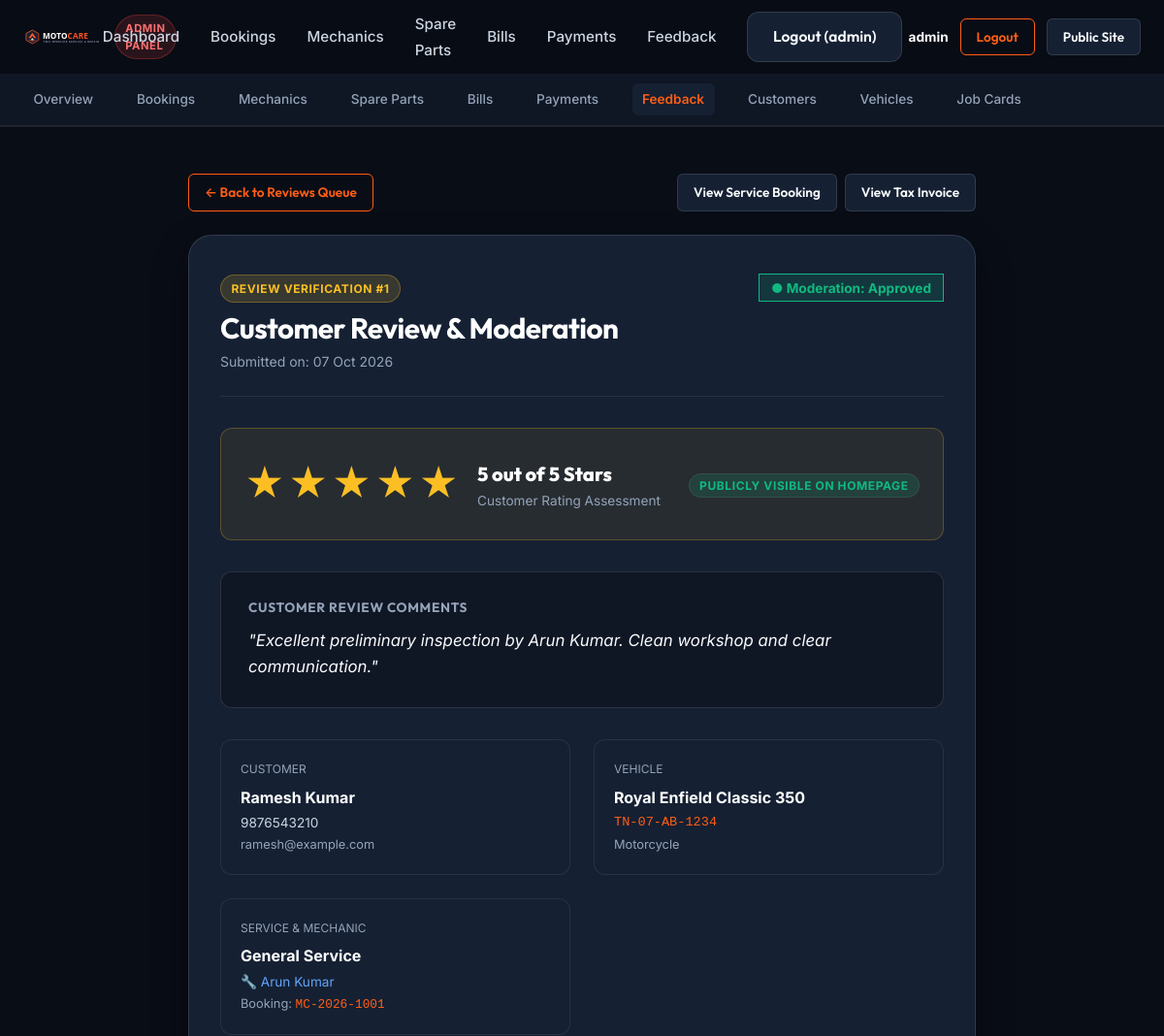
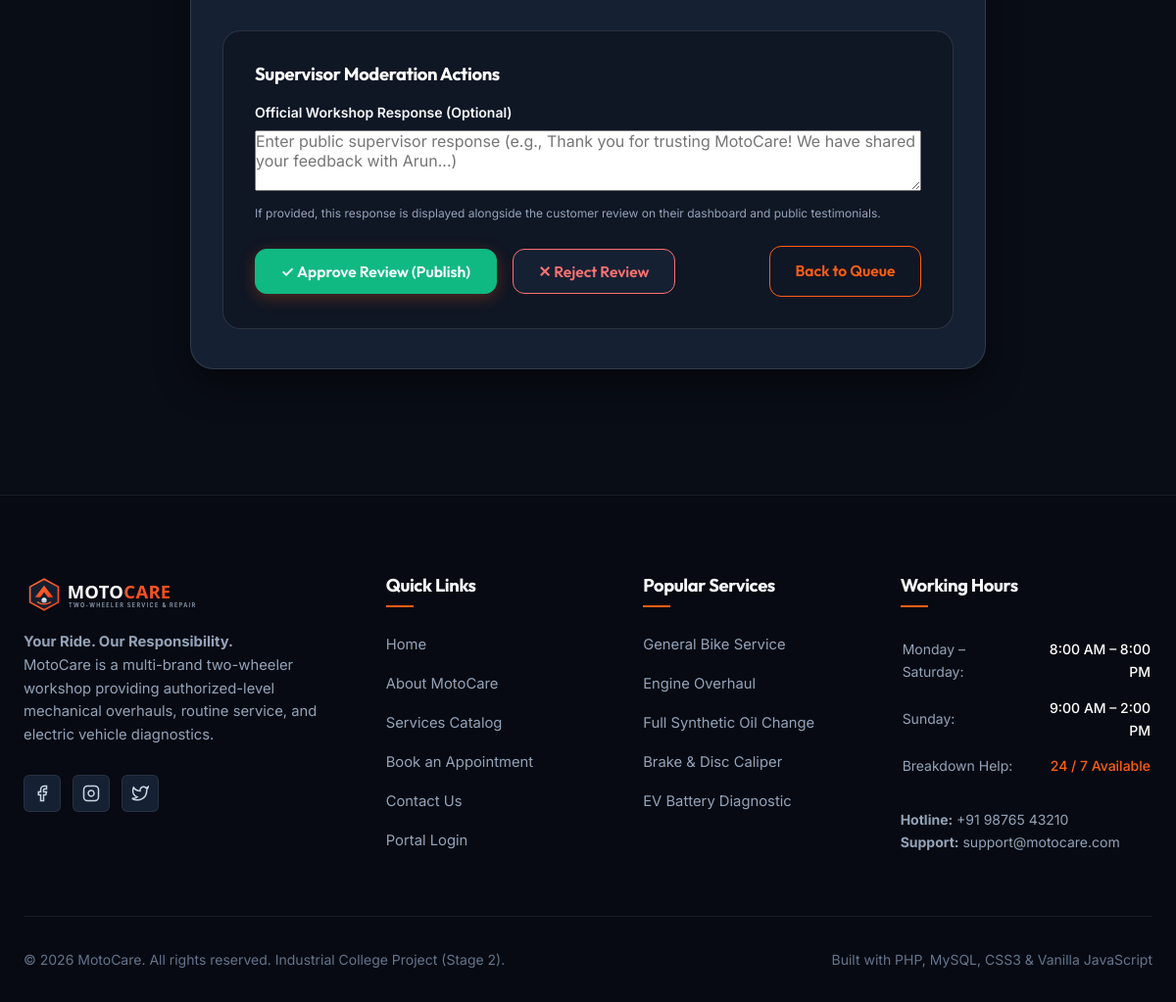
Screenshot of /admin/feedback-details.php?id=1 (signed in) with the database file from the repository (2 pictures, top to bottom).
### tables this page shows
CREATE TABLE `feedback` (
  `id` INT AUTO_INCREMENT PRIMARY KEY,
  `customer_id` INT NOT NULL,
  `booking_id` INT NOT NULL,
  `service_record_id` INT NULL,
  `rating` TINYINT NOT NULL,
  `comments` TEXT NULL,
  `admin_response` TEXT NULL,
  `moderation_status` ENUM('Pending', 'Approved', 'Rejected') NOT NULL DEFAULT 'Pending',
  `moderator_id` INT NULL,
  `moderated_at` TIMESTAMP NULL,
  `created_at` TIMESTAMP DEFAULT CURRENT_TIMESTAMP,
  `updated_at` TIMESTAMP DEFAULT CURRENT_TIMESTAMP ON UPDATE CURRENT_TIMESTAMP,
  INDEX `idx_feedback_customer` (`customer_id`),
  INDEX `idx_feedback_booking` (`booking_id`),
  INDEX `idx_feedback_service_record` (`service_record_id`),
  INDEX `idx_feedback_moderation` (`moderation_status`),
  UNIQUE KEY `uq_feedback_booking` (`booking_id`),
  CONSTRAINT `fk_feedback_customer` FOREIGN KEY (`customer_id`) 
    REFERENCES `customers` (`id`) ON DELETE CASCADE ON UPDATE CASCADE,
  CONSTRAINT `fk_feedback_booking` FOREIGN KEY (`booking_id`) 
    REFERENCES `bookings` (`id`) ON DELETE CASCADE ON UPDATE CASCADE,
  CONSTRAINT `fk_feedback_service_record` FOREIGN KEY (`service_record_id`) 
    REFERENCES `service_records` (`id`) ON DELETE SET NULL ON UPDATE CASCADE,
  CONSTRAINT `fk_feedback_moderator` FOREIGN KEY (`moderator_id`) 
    REFERENCES `admin_users` (`id`) ON DELETE SET NULL ON UPDATE CASCADE
);

CREATE TABLE `customers` (
  `id` INT AUTO_INCREMENT PRIMARY KEY,
  `full_name` VARCHAR(100) NOT NULL,
  `email` VARCHAR(150) NOT NULL UNIQUE,
  `phone` VARCHAR(20) NOT NULL,
  `password` VARCHAR(255) NOT NULL,
  `address` TEXT NULL,
  `created_at` TIMESTAMP DEFAULT CURRENT_TIMESTAMP
);

CREATE TABLE `vehicles` (
  `id` INT AUTO_INCREMENT PRIMARY KEY,
  `customer_id` INT NOT NULL,
  `vehicle_type` ENUM('Motorcycle', 'Scooter', 'Electric Two-Wheeler') NOT NULL,
  `brand` VARCHAR(80) NOT NULL,
  `model` VARCHAR(100) NOT NULL,
  `registration_number` VARCHAR(30) NOT NULL UNIQUE,
  `created_at` TIMESTAMP DEFAULT CURRENT_TIMESTAMP,
  INDEX `idx_vehicles_customer` (`customer_id`),
  CONSTRAINT `fk_vehicles_customer` FOREIGN KEY (`customer_id`) 
    REFERENCES `customers` (`id`) ON DELETE CASCADE ON UPDATE CASCADE
);

CREATE TABLE `services` (
  `id` INT AUTO_INCREMENT PRIMARY KEY,
  `service_name` VARCHAR(150) NOT NULL,
  `category` VARCHAR(80) NOT NULL,
  `description` TEXT NOT NULL,
  `price` DECIMAL(10,2) NOT NULL,
  `estimated_duration` VARCHAR(50) NOT NULL,
  `status` ENUM('Active', 'Inactive') DEFAULT 'Active',
  `created_at` TIMESTAMP DEFAULT CURRENT_TIMESTAMP,
  INDEX `idx_services_category` (`category`)
);

CREATE TABLE `mechanics` (
  `id` INT AUTO_INCREMENT PRIMARY KEY,
  `full_name` VARCHAR(100) NOT NULL,
  `email` VARCHAR(150) NOT NULL UNIQUE,
  `phone` VARCHAR(20) NOT NULL,
  `specialization` VARCHAR(150) NOT NULL,
  `password` VARCHAR(255) NOT NULL,
  `status` ENUM('Available', 'Busy', 'On Leave') DEFAULT 'Available',
  `created_at` TIMESTAMP DEFAULT CURRENT_TIMESTAMP
);

CREATE TABLE `bookings` (
  `id` INT AUTO_INCREMENT PRIMARY KEY,
  `booking_code` VARCHAR(50) NOT NULL UNIQUE,
  `customer_id` INT NOT NULL,
  `vehicle_id` INT NOT NULL,
  `service_id` INT NOT NULL,
  `mechanic_id` INT NULL,
  `preferred_date` DATE NOT NULL,
  `preferred_time` VARCHAR(50) NOT NULL,
  `problem_description` TEXT NULL,
  `status` ENUM(
    'Pending',
    'Confirmed',
    'Vehicle Received',
    'Inspection',
    'Service In Progress',
    'Quality Check',
    'Ready for Delivery',
    'Completed',
    'Cancelled'
  ) DEFAULT 'Pending',
  `created_at` TIMESTAMP DEFAULT CURRENT_TIMESTAMP,
  INDEX `idx_bookings_customer` (`customer_id`),
  INDEX `idx_bookings_vehicle` (`vehicle_id`),
  INDEX `idx_bookings_service` (`service_id`),
  INDEX `idx_bookings_mechanic` (`mechanic_id`),
  INDEX `idx_bookings_status` (`status`),
  CONSTRAINT `fk_bookings_customer` FOREIGN KEY (`customer_id`) 
    REFERENCES `customers` (`id`) ON DELETE CASCADE ON UPDATE CASCADE,
  CONSTRAINT `fk_bookings_vehicle` FOREIGN KEY (`vehicle_id`) 
    REFERENCES `vehicles` (`id`) ON DELETE CASCADE ON UPDATE CASCADE,
  CONSTRAINT `fk_bookings_service` FOREIGN KEY (`service_id`) 
    REFERENCES `services` (`id`) ON UPDATE CASCADE,
  CONSTRAINT `fk_bookings_mechanic` FOREIGN KEY (`mechanic_id`) 
    REFERENCES `mechanics` (`id`) ON DELETE SET NULL ON UPDATE CASCADE
);

### config/constants.php (called while the page is built, shortened)
<?php
function formatDisplayDate($dateStr) {
    $timestamp = strtotime($dateStr);
    return $timestamp ? date('d M Y', $timestamp) : 'N/A';
}

### admin/feedback-details.php (the view, shortened to what this page needs)
<?php
require_once __DIR__ . '/../config/constants.php';
require_once __DIR__ . '/../includes/feedback-helper.php';
$feedbackId = isset($_GET['id']) ? (int)$_GET['id'] : 0;
$feedback = null;
if ($pdo) {
    try {
        $stmt = $pdo->prepare("
            SELECT
                f.*,
                c.full_name AS customer_name,
                c.email AS customer_email,
                c.phone AS customer_phone,
                c.address AS customer_address,
                b.id AS booking_id,
                b.booking_code,
                b.preferred_date,
                b.preferred_time,
                b.status AS booking_status,
                v.brand, v.model, v.registration_number, v.vehicle_type,
                s.service_name, s.price AS service_price,
                m.full_name AS mechanic_name,
                m.specialization AS mechanic_specialization,
                bi.id AS bill_id,
                bi.invoice_number,
                bi.total_amount AS invoice_total,
                bi.payment_status AS invoice_payment_status,
                adm.username AS moderator_name
            FROM feedback f
            JOIN customers c ON f.customer_id = c.id
            JOIN bookings b ON f.booking_id = b.id
            JOIN vehicles v ON b.vehicle_id = v.id
            JOIN services s ON b.service_id = s.id
            LEFT JOIN mechanics m ON b.mechanic_id = m.id
            LEFT JOIN bills bi ON b.id = bi.booking_id
            LEFT JOIN admin_users adm ON f.moderator_id = adm.id
            WHERE f.id = :id
            LIMIT 1
        ");
        $stmt->execute([':id' => $feedbackId]);
        $feedback = $stmt->fetch(PDO::FETCH_ASSOC);
    } catch (PDOException $e) {
        $errorMsg = "Database error: " . $e->getMessage();
    }
}
include __DIR__ . '/../includes/admin-header.php';
?>
<div class="container" style="max-width: 860px; padding-top: 1rem; padding-bottom: 4rem;">
  <div style="margin-bottom: 1.5rem; display: flex; justify-content: space-between; align-items: center; flex-wrap: wrap; gap: 1rem;">
    <a href="feedback.php" class="btn btn-outline btn-sm">
      ← Back to Reviews Queue
    </a>
    <div style="display: flex; gap: 0.5rem;">
      <a href="booking-details.php?id=<?php echo (int)($feedback['booking_id'] ?? 0); ?>" class="btn btn-secondary btn-sm">
        View Service Booking
      </a>
      <?php if (!empty($feedback['bill_id'])): ?>
        <a href="bill-details.php?id=<?php echo (int)$feedback['bill_id']; ?>" class="btn btn-secondary btn-sm">
          View Tax Invoice
        </a>
      <?php endif; ?>
    </div>
  </div>
  <?php if ($feedback):
    $mstat = $feedback['moderation_status'];
    $mCol = '#fbbf24'; $mBg = 'rgba(251,191,36,0.15)';
    if ($mstat === 'Approved') { $mCol = '#10b981'; $mBg = 'rgba(16,185,129,0.15)'; }
    elseif ($mstat === 'Rejected') { $mCol = '#f87171'; $mBg = 'rgba(239,68,68,0.15)'; }
    $rNum = (int)$feedback['rating'];
  ?>
    <div class="form-card" style="padding: 2.5rem 2rem;">
      <div style="display: flex; justify-content: space-between; align-items: flex-start; margin-bottom: 2rem; border-bottom: 1px solid var(--border-subtle); padding-bottom: 1.5rem; flex-wrap: wrap; gap: 1rem;">
        <div>
          <span class="service-tag" style="background: rgba(251,191,36,0.15); color: #fbbf24; border-color: rgba(251,191,36,0.3); margin-bottom: 0.5rem; display: inline-block;">
            Review Verification #<?php echo $feedbackId; ?>
          </span>
          <h1 style="font-size: 1.85rem; margin-bottom: 0.25rem; color: #ffffff; font-family: var(--font-heading);">
            Customer Review &amp; Moderation
          </h1>
          <p style="color: var(--text-muted); font-size: 0.875rem; margin: 0;">
            Submitted on: <?php echo formatDisplayDate($feedback['created_at']); ?>
          </p>
        </div>
        <div style="text-align: right;">
          <span class="badge" style="background: <?php echo $mBg; ?>; color: <?php echo $mCol; ?>; border: 1px solid <?php echo $mCol; ?>; font-size: 0.85rem; padding: 0.35rem 0.75rem; font-weight: 700;">
            ● Moderation: <?php echo htmlspecialchars($mstat); ?>
          </span>
        </div>
      </div>
      <div style="background: rgba(251,191,36,0.08); border: 1px solid rgba(251,191,36,0.25); border-radius: var(--radius-md); padding: 1.5rem; margin-bottom: 2rem; display: flex; align-items: center; justify-content: space-between; flex-wrap: wrap; gap: 1rem;">
        <div style="display: flex; align-items: center; gap: 1rem;">
          <div style="font-size: 2.5rem; color: #fbbf24; letter-spacing: 3px;">
            <?php echo str_repeat('★', $rNum) . str_repeat('☆', 5 - $rNum); ?>
          </div>
          <div>
            <div style="font-size: 1.25rem; font-weight: 800; color: #ffffff; font-family: var(--font-heading);">
              <?php echo $rNum; ?> out of 5 Stars
            </div>
            <div style="font-size: 0.85rem; color: var(--text-muted);">
              Customer Rating Assessment
            </div>
          </div>
        </div>
        <div>
          <span class="service-tag" style="background: <?php echo $mBg; ?>; color: <?php echo $mCol; ?>;">
            <?php echo $mstat === 'Approved' ? 'Publicly Visible on Homepage' : 'Hidden from Public Website'; ?>
          </span>
        </div>
      </div>
      <div style="background: var(--bg-surface); border: 1px solid var(--border-card); border-radius: var(--radius-md); padding: 1.75rem; margin-bottom: 2rem;">
        <h4 style="font-size: 0.85rem; color: var(--text-muted); text-transform: uppercase; letter-spacing: 0.05em; margin: 0 0 0.75rem 0;">
          Customer Review Comments
        </h4>
        <p style="color: var(--text-main); font-size: 1.05rem; line-height: 1.6; margin: 0; font-style: italic;">
          "<?php echo nl2br(htmlspecialchars($feedback['comments'])); ?>"
        </p>
      </div>
      <div style="display: grid; grid-template-columns: repeat(auto-fit, minmax(240px, 1fr)); gap: 1.5rem; margin-bottom: 2rem;">
        <div style="background: var(--bg-card); padding: 1.25rem; border-radius: var(--radius-md); border: 1px solid var(--border-subtle);">
          <div style="font-size: 0.75rem; color: var(--text-muted); text-transform: uppercase; margin-bottom: 0.35rem;">Customer</div>
          <div style="font-weight: 700; color: #ffffff; font-size: 1rem;"><?php echo htmlspecialchars($feedback['customer_name']); ?></div>
          <div style="font-size: 0.85rem; color: var(--text-secondary); margin-top: 0.15rem;"><?php echo htmlspecialchars($feedback['customer_phone']); ?></div>
          <div style="font-size: 0.8rem; color: var(--text-muted);"><?php echo htmlspecialchars($feedback['customer_email']); ?></div>
        </div>
        <div style="background: var(--bg-card); padding: 1.25rem; border-radius: var(--radius-md); border: 1px solid var(--border-subtle);">
          <div style="font-size: 0.75rem; color: var(--text-muted); text-transform: uppercase; margin-bottom: 0.35rem;">Vehicle</div>
          <div style="font-weight: 700; color: #ffffff; font-size: 1rem;"><?php echo htmlspecialchars($feedback['brand'] . ' ' . $feedback['model']); ?></div>
          <div style="font-family: monospace; font-size: 0.85rem; color: var(--accent-orange); margin-top: 0.15rem;"><?php echo htmlspecialchars($feedback['registration_number']); ?></div>
          <div style="font-size: 0.8rem; color: var(--text-muted);"><?php echo htmlspecialchars($feedback['vehicle_type']); ?></div>
        </div>
        <div style="background: var(--bg-card); padding: 1.25rem; border-radius: var(--radius-md); border: 1px solid var(--border-subtle);">
          <div style="font-size: 0.75rem; color: var(--text-muted); text-transform: uppercase; margin-bottom: 0.35rem;">Service &amp; Mechanic</div>
          <div style="font-weight: 700; color: #ffffff; font-size: 1rem;"><?php echo htmlspecialchars($feedback['service_name']); ?></div>
          <div style="font-size: 0.85rem; color: #60a5fa; margin-top: 0.15rem;">
            🔧 <?php echo htmlspecialchars($feedback['mechanic_name'] ?? 'Senior Mechanic'); ?>
          </div>
          <div style="font-size: 0.8rem; color: var(--text-muted);">
            Booking: <a href="booking-details.php?id=<?php echo (int)$feedback['booking_id']; ?>" style="color: var(--accent-orange); font-family: monospace; text-decoration: none;"><?php echo htmlspecialchars($feedback['booking_code']); ?></a>
          </div>
        </div>
      </div>
      <div style="background: var(--bg-surface); padding: 2rem; border-radius: var(--radius-lg); border: 1px solid var(--border-card);">
        <h3 style="font-size: 1.15rem; color: #ffffff; margin: 0 0 1rem 0;">
          Supervisor Moderation Actions
        </h3>
        <form method="POST" action="feedback-details.php?id=<?php echo $feedbackId; ?>">
          <div class="form-group" style="margin-bottom: 1.5rem;">
            <label for="admin_response" class="form-label">
              Official Workshop Response (Optional)
            </label>
            <textarea
              id="admin_response"
              name="admin_response"
              rows="3"
              class="form-control"
              placeholder="Enter public supervisor response (e.g., Thank you for trusting MotoCare! We have shared your feedback with Arun...)"
            ><?php echo htmlspecialchars($feedback['admin_response'] ?? ''); ?></textarea>
            <small style="color: var(--text-muted); font-size: 0.75rem; margin-top: 0.35rem; display: block;">
              If provided, this response is displayed alongside the customer review on their dashboard and public testimonials.
            </small>
          </div>
          <div style="display: flex; gap: 1rem; align-items: center; flex-wrap: wrap;">
            <button type="submit" name="action" value="approve" class="btn btn-primary" style="background: #10b981; border-color: #10b981;">
              ✓ Approve Review (Publish)
            </button>
            <button type="submit" name="action" value="reject" class="btn btn-secondary" style="color: #f87171; border-color: #f87171;" onclick="return confirm('Are you sure you want to reject this review? It will be hidden from public display.');">
              ✕ Reject Review
            </button>
            <a href="feedback.php" class="btn btn-outline" style="margin-left: auto;">
              Back to Queue
            </a>
          </div>
        </form>
      </div>
    </div>
  <?php endif; ?>
</div>
<?php include __DIR__ . '/../includes/footer.php'; ?>

### rows the page displays
feedback: created_at "07 Oct 2026", moderation_status "Approved", rating "★★★★★", rating "5", comments "Excellent preliminary inspection by Arun Kumar. Clean workshop and clear communication.", customer.full_name "Ramesh Kumar", customer.phone "9876543210", customer.email "ramesh@example.com", vehicles.brand+model "Royal Enfield Classic 350", vehicles.registration_number "TN-07-AB-1234", vehicles.vehicle_type "Motorcycle", services.service_name "General Service", mechanics.full_name "Arun Kumar", booking.booking_code "MC-2026-1001"

### other values shown
$admin['username'] "admin"
$feedbackId "1"
